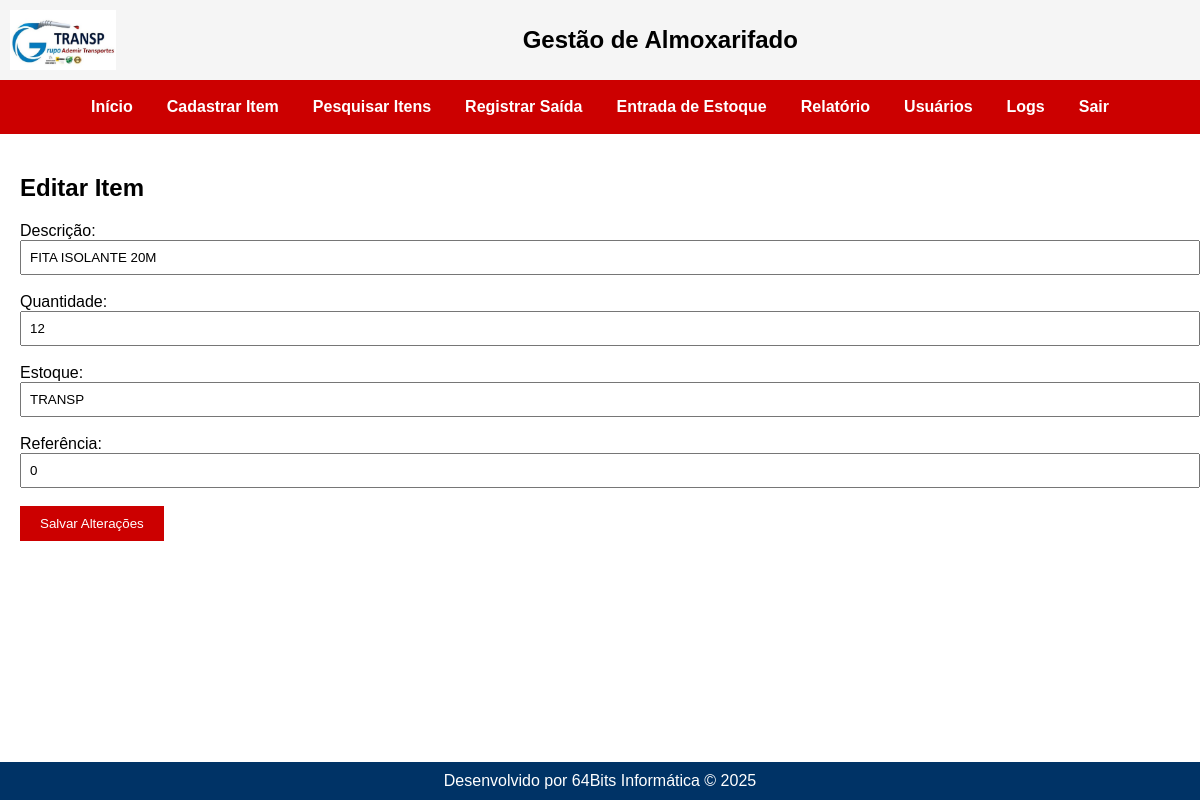
/itens/editar/1 (signed in), run on an earlier commit of the app's database.
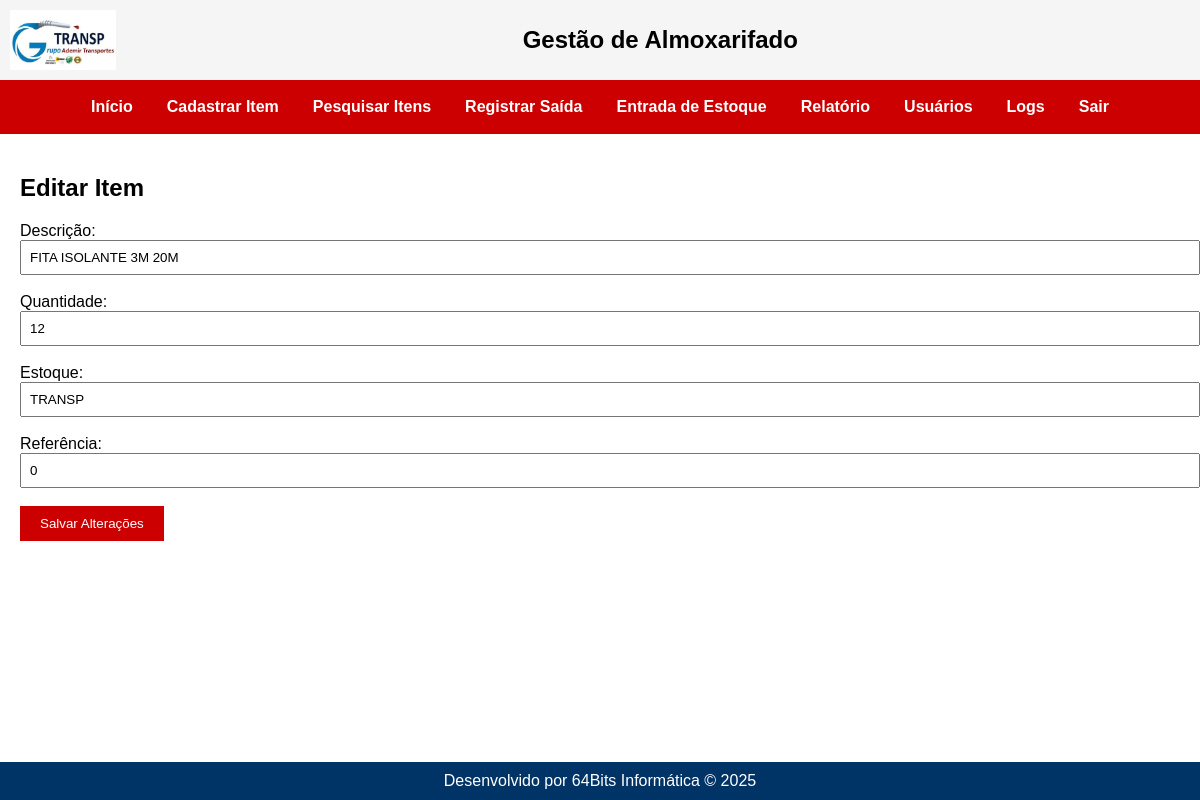
And on a later commit of the database.
### tables this page shows
CREATE TABLE itens (
        id INTEGER PRIMARY KEY,
        descricao TEXT NOT NULL,
        quantidade INTEGER,
        estoque TEXT
    , referencia TEXT, categoria TEXT, unidade TEXT, minimo INTEGER, observacoes TEXT);

### routes/itens.py (the view, shortened to what this page needs)
@itens_bp.route('/editar/<int:id>', methods=['GET', 'POST'])
def editar_item(id):
    tipo = session.get('tipo')
    conn = conectar_db()
    cursor = conn.cursor()
    cursor.execute("SELECT * FROM itens WHERE id = ?", (id,))
    item = cursor.fetchone()
    if not item:
        flash("Item não encontrado.", "erro")
        conn.close()
        return redirect('/itens/pesquisar')
    conn.close()
    return render_template("editar_item.html", item=item)

### app.py (called while the page is built)
@app.before_request
def proteger_rotas():
    print(f"DEBUG - Endpoint acessado: {request.endpoint}")
    rotas_livres = [
        'auth.login',
        'static',
        'usuarios.cadastro_usuario',
    ]
    if 'usuario' not in session and request.endpoint not in rotas_livres:
        flash("Sua sessão expirou. Faça login novamente.", "erro")
        return redirect('/')

### models.py (called while the page is built)
def conectar_db():
    conn = sqlite3.connect(DB_PATH)
    conn.row_factory = sqlite3.Row
    return conn

### templates/editar_item.html (shortened to what this page needs)
{% extends 'base.html' %}
{% block conteudo %}
<h2>Editar Item</h2>
<form method="POST">
  <label>Descrição:</label><br>
  <input type="text" name="descricao" value="{{ item.descricao }}" style="width: 100%; padding: 8px;"><br><br>
  <label>Quantidade:</label><br>
  <input type="number" name="quantidade" value="{{ item.quantidade }}" style="width: 100%; padding: 8px;"><br><br>
  <label>Estoque:</label><br>
  <input type="text" name="estoque" value="{{ item.estoque }}" style="width: 100%; padding: 8px;"><br><br>
  <label>Referência:</label><br>
  <input type="text" name="referencia" value="{{ item.referencia }}" style="width: 100%; padding: 8px;"><br><br>
  <button type="submit" style="background-color: #cc0000; color: white; padding: 10px 20px; border: none;">Salvar Alterações</button>
</form>
{% endblock %}

What changed in the data, as far as the page shows it:
changed itens "TRANSP": descricao "FITA ISOLANTE 20M" → "FITA ISOLANTE 3M 20M"
